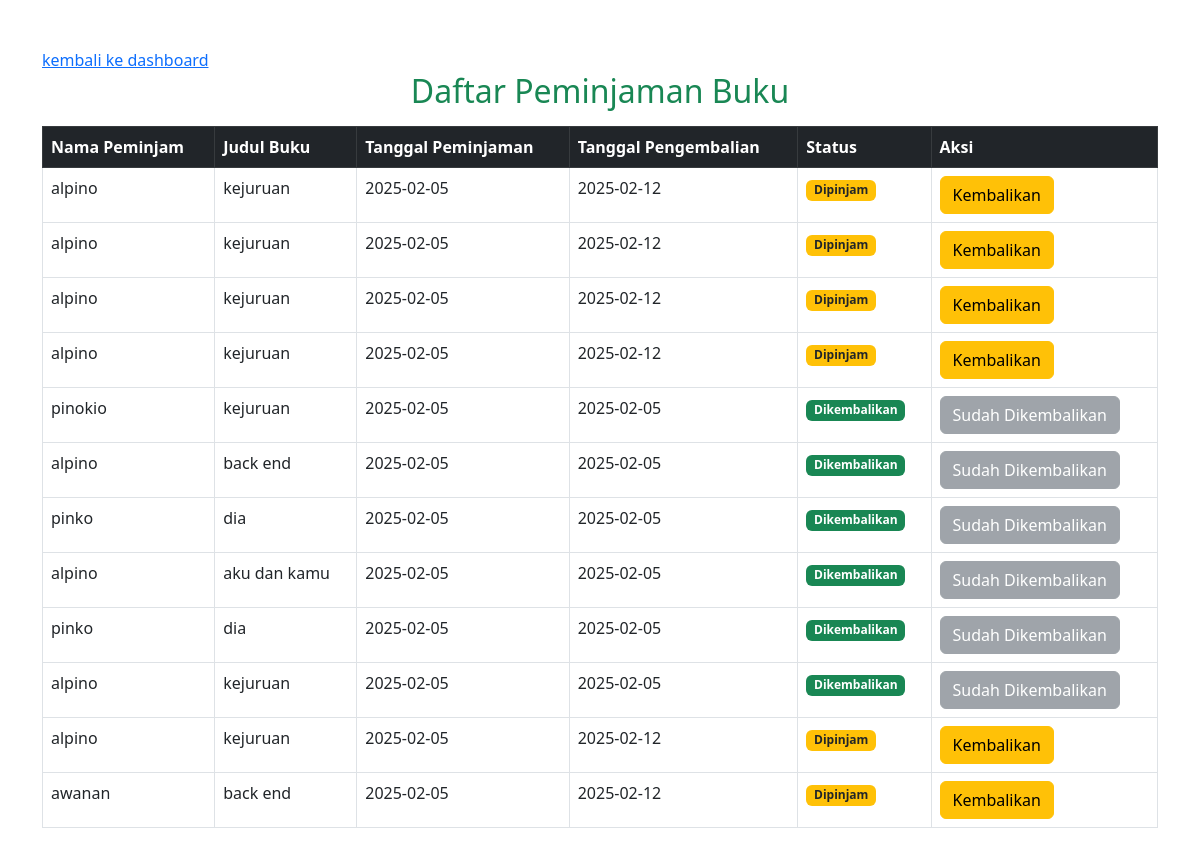
Page /anggota/buku/peminjaman.php on the committed database.
### tables this page shows
CREATE TABLE `peminjaman` (
  `id_peminjaman` int(11) NOT NULL,
  `id_user` int(11) NOT NULL,
  `id_buku` int(11) NOT NULL,
  `tanggal_peminjaman` date NOT NULL,
  `tanggal_pengembalian` date NOT NULL,
  `status` enum('dipinjam','dikembalikan','','') NOT NULL
);

CREATE TABLE `user` (
  `id_user` int(11) NOT NULL,
  `username` varchar(50) NOT NULL,
  `password` varchar(50) NOT NULL,
  `email` varchar(250) NOT NULL,
  `nama_lengkap` varchar(250) NOT NULL,
  `alamat` text NOT NULL,
  `role` enum('admin','petugas','anggota','') NOT NULL
);

CREATE TABLE `buku` (
  `id_buku` int(11) NOT NULL,
  `judul` varchar(250) NOT NULL,
  `penulis` varchar(250) NOT NULL,
  `penerbit` varchar(250) NOT NULL,
  `tahun_terbit` int(11) NOT NULL,
  `cover` varchar(250) NOT NULL,
  `status` enum('tersedia','dipinjam') NOT NULL DEFAULT 'tersedia'
);

### anggota/buku/peminjaman.php (the view, shortened to what this page needs)
<?php
include('koneksi.php');
$peminjaman = $koneksi->query("SELECT p.id_peminjaman, u.nama_lengkap, b.judul, p.tanggal_peminjaman, p.tanggal_pengembalian, p.status
                               FROM peminjaman p
                               JOIN user u ON p.id_user = u.id_user
                               JOIN buku b ON p.id_buku = b.id_buku");
?>
<!DOCTYPE html>
<html lang="id">
<head>
    <link rel="stylesheet" href="https://cdn.jsdelivr.net/npm/bootstrap@5.3.0/dist/css/bootstrap.min.css">
</head>
<body>
    <div class="container mt-5">
    <a href="../dashboard.php">kembali ke dashboard</a>
        <h2 class="text-center text-success">Daftar Peminjaman Buku</h2>
        <table class="table table-bordered mt-3">
            <thead class="table-dark">
                <tr>
                    <th>Nama Peminjam</th>
                    <th>Judul Buku</th>
                    <th>Tanggal Peminjaman</th>
                    <th>Tanggal Pengembalian</th>
                    <th>Status</th>
                    <th>Aksi</th>
                </tr>
            </thead>
            <tbody>
                <?php while ($row = $peminjaman->fetch_assoc()) { ?>
                    <tr>
                        <td><?= $row['nama_lengkap']; ?></td>
                        <td><?= $row['judul']; ?></td>
                        <td><?= $row['tanggal_peminjaman']; ?></td>
                        <td><?= $row['tanggal_pengembalian']; ?></td>
                        <td>
                            <?php if ($row['status'] == "dipinjam") { ?>
                                <span class="badge bg-warning text-dark">Dipinjam</span>
                            <?php } else { ?>
                                <span class="badge bg-success">Dikembalikan</span>
                            <?php } ?>
                        </td>
                        <td>
                            <?php if ($row['status'] == "dipinjam") { ?>
                                <form method="POST">
                                    <button type="submit" class="btn btn-warning">Kembalikan</button>
                                </form>
                            <?php } else { ?>
                                <button class="btn btn-secondary" disabled>Sudah Dikembalikan</button>
                            <?php } ?>
                        </td>
                    </tr>
                <?php } ?>
            </tbody>
        </table>
    </div>
</body>
</html>

### rows in the picture
peminjaman: id_user.nama_lengkap "alpino", id_buku.judul "kejuruan", tanggal_peminjaman "2025-02-05", tanggal_pengembalian "2025-02-12", status "Dipinjam"
peminjaman: id_user.nama_lengkap "alpino", id_buku.judul "kejuruan", tanggal_peminjaman "2025-02-05", tanggal_pengembalian "2025-02-12", status "Dipinjam"
peminjaman: id_user.nama_lengkap "alpino", id_buku.judul "kejuruan", tanggal_peminjaman "2025-02-05", tanggal_pengembalian "2025-02-12", status "Dipinjam"
peminjaman: id_user.nama_lengkap "alpino", id_buku.judul "kejuruan", tanggal_peminjaman "2025-02-05", tanggal_pengembalian "2025-02-12", status "Dipinjam"
peminjaman: id_user.nama_lengkap "pinokio", id_buku.judul "kejuruan", tanggal_peminjaman "2025-02-05", tanggal_pengembalian "2025-02-05", status "Dikembalikan"
peminjaman: id_user.nama_lengkap "alpino", id_buku.judul "back end", tanggal_peminjaman "2025-02-05", tanggal_pengembalian "2025-02-05", status "Dikembalikan"
peminjaman: id_user.nama_lengkap "pinko", id_buku.judul "dia", tanggal_peminjaman "2025-02-05", tanggal_pengembalian "2025-02-05", status "Dikembalikan"
peminjaman: id_user.nama_lengkap "alpino", id_buku.judul "aku dan kamu", tanggal_peminjaman "2025-02-05", tanggal_pengembalian "2025-02-05", status "Dikembalikan"
peminjaman: id_user.nama_lengkap "pinko", id_buku.judul "dia", tanggal_peminjaman "2025-02-05", tanggal_pengembalian "2025-02-05", status "Dikembalikan"
peminjaman: id_user.nama_lengkap "alpino", id_buku.judul "kejuruan", tanggal_peminjaman "2025-02-05", tanggal_pengembalian "2025-02-05", status "Dikembalikan"
peminjaman: id_user.nama_lengkap "alpino", id_buku.judul "kejuruan", tanggal_peminjaman "2025-02-05", tanggal_pengembalian "2025-02-12", status "Dipinjam"
peminjaman: id_user.nama_lengkap "awanan", id_buku.judul "back end", tanggal_peminjaman "2025-02-05", tanggal_pengembalian "2025-02-12", status "Dipinjam"
